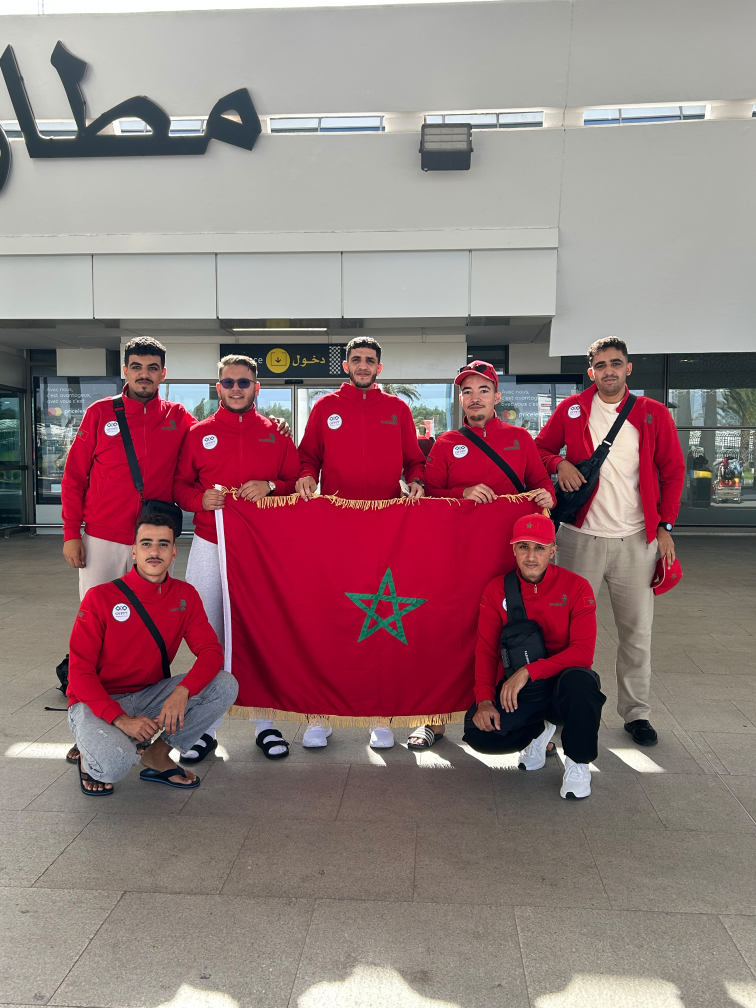
#> input picture src/assets/Worldskills/airport-departure.jpg, 3024 x 4032 px (shown at 1/4 size); its folder holds only this picture in this run
$ python optimize-images.py
#> lines starting #> are read from the running program, lines starting #| are printed output that depends on the picture
"""
Generate responsive WebP versions of the WorldSkills photos.

Originals live in  src/assets/Worldskills/   (drop new photos here)
Output goes to     src/assets/gallery/<slug>-<width>.webp
Metadata goes to   src/data/gallery-manifest.json  (width/height per photo,
                   used to reserve the right aspect ratio and avoid layout shift)

Usage:  npm run images      (or: python scripts/optimize-images.py)
Requires Pillow:  pip install pillow
"""

import json
import re
from pathlib import Path

from PIL import Image, ImageOps

ROOT = Path(__file__).resolve().parent.parent
SOURCE = ROOT / "src" / "assets" / "Worldskills"
OUTPUT = ROOT / "src" / "assets" / "gallery"
MANIFEST = ROOT / "src" / "data" / "gallery-manifest.json"
OG_IMAGE = ROOT / "public" / "og-image.jpg"
OG_SOURCE = "competition-day"

WIDTHS = (640, 1280, 2000)
QUALITY = 80
EXTENSIONS = {".jpg", ".jpeg", ".jfif", ".png", ".webp"}


def slugify(name):
    return re.sub(r"[^a-z0-9]+", "-", name.lower()).strip("-")


def main():
    OUTPUT.mkdir(parents=True, exist_ok=True)
    manifest = {}

    for path in sorted(SOURCE.iterdir()):
        if path.suffix.lower() not in EXTENSIONS:
            continue

        slug = slugify(path.stem)
        image = ImageOps.exif_transpose(Image.open(path)).convert("RGB")
#> image is the input picture: PIL image 3024x4032 RGB; mean R, G, B 147.6, 119.3, 121.4
        width, height = image.size
#> width = 3024; height = 4032
        widths = sorted({min(w, width) for w in WIDTHS})
#> widths = [640, 1280, 2000]

        for target in widths:
            out = OUTPUT / f"{slug}-{target}.webp"
            if out.exists() and out.stat().st_mtime > path.stat().st_mtime:
                continue
            resized = image.resize((target, round(height * target / width)), Image.LANCZOS)
            resized.save(out, "WEBP", quality=QUALITY, method=6)
#> this loop made 3 passes
#> pass 1, in main, `resized = image.resize((target, round(height * target / width)), Image..`:
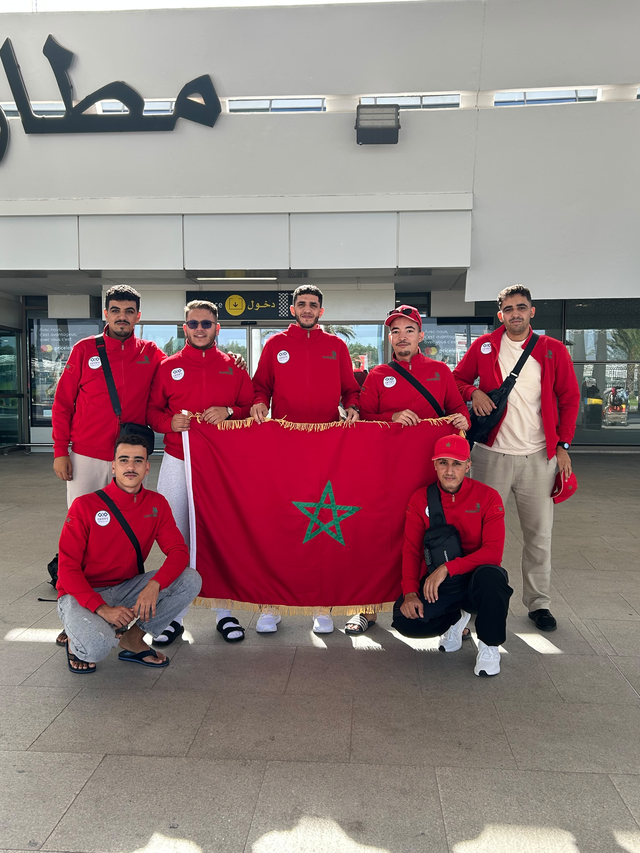
#> resized: PIL image 640x853 RGB; mean R, G, B 147.6, 119.4, 121.4

        manifest[slug] = {"width": width, "height": height, "widths": widths}
        print(f"{slug}: {width}x{height} -> {widths}")
#| airport-departure: 3024x4032 -> [640, 1280, 2000]

        if slug == OG_SOURCE:
            og = ImageOps.fit(image, (1200, 630), Image.LANCZOS, centering=(0.5, 0.4))
            og.save(OG_IMAGE, "JPEG", quality=82, optimize=True, progressive=True)

    MANIFEST.write_text(json.dumps(manifest, indent=2) + "\n", encoding="utf-8")
    print(f"\n{len(manifest)} photos -> {MANIFEST.relative_to(ROOT)}")
#| 1 photos -> src/data/gallery-manifest.json


if __name__ == "__main__":
    main()

$ run again, on src/assets/Worldskills/competition-workstation.jpg
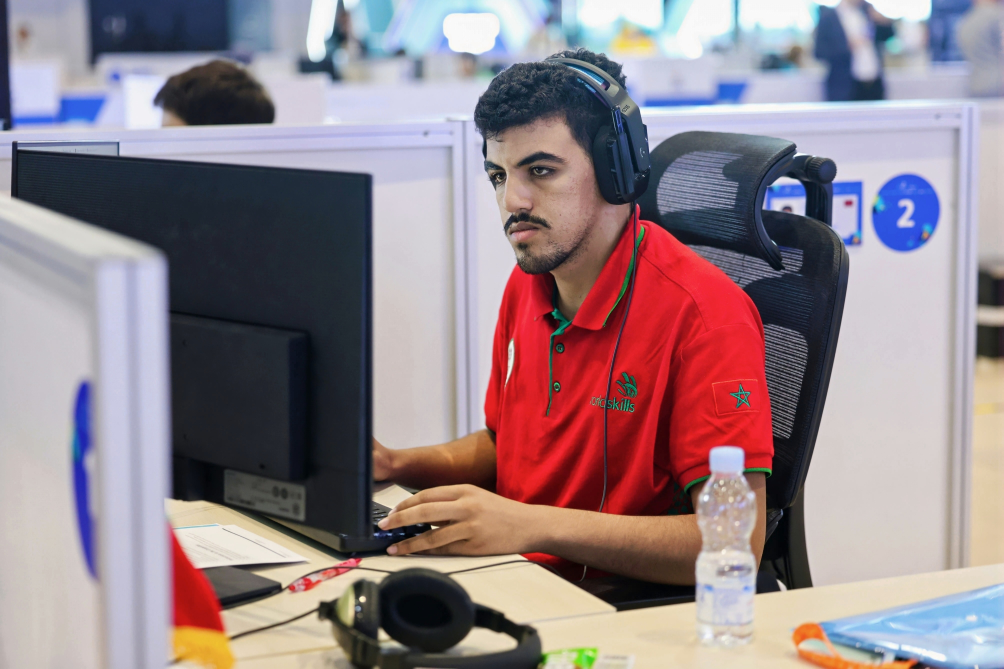
#> input picture src/assets/Worldskills/competition-workstation.jpg, 4014 x 2675 px (shown at 1/4 size)
#> in main, image is the input picture: PIL image 4014x2675 RGB; mean R, G, B 147.9, 131.3, 137.7
#> the loop in main, `for target in widths:` made 3 passes
#> pass 1, in main, `resized = image.resize((target, round(height * target / width)), Image..`:
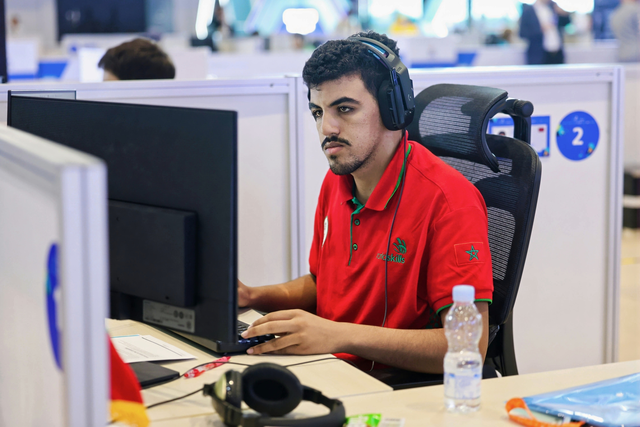
#> resized: PIL image 640x427 RGB; mean R, G, B 147.9, 131.2, 137.7
#| competition-workstation: 4014x2675 -> [640, 1280, 2000]
#| 1 photos -> src/data/gallery-manifest.json

$ run again, on src/assets/Worldskills/competitors-exchange.jpg
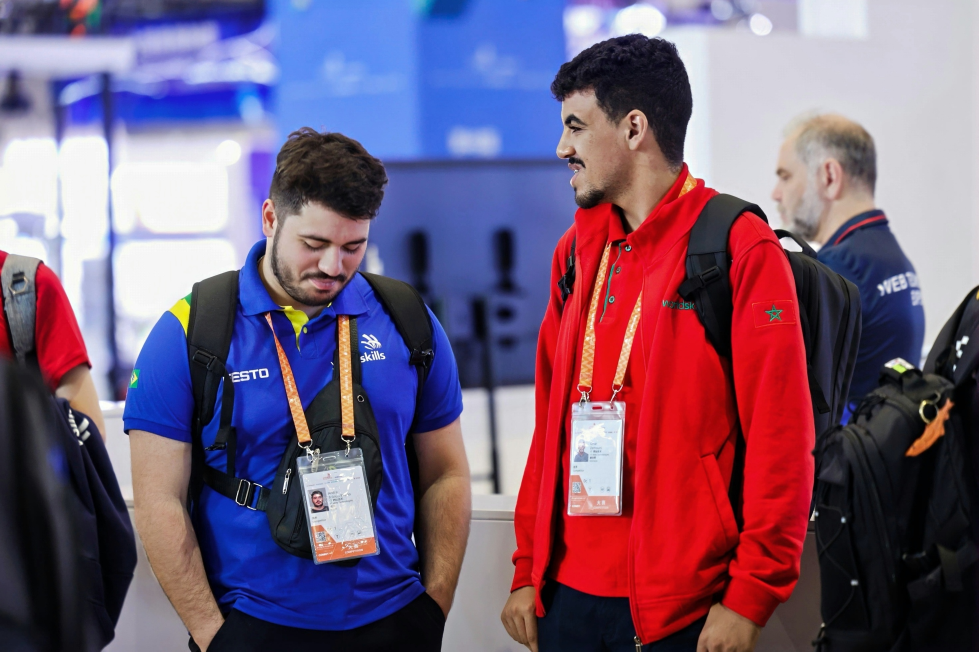
#> input picture src/assets/Worldskills/competitors-exchange.jpg, 2936 x 1955 px (shown at 1/3 size)
#> in main, image is the input picture: PIL image 2936x1955 RGB; mean R, G, B 117.6, 91.6, 118.9
#> the loop in main, `for target in widths:` made 3 passes
#> pass 1, in main, `resized = image.resize((target, round(height * target / width)), Image..`:
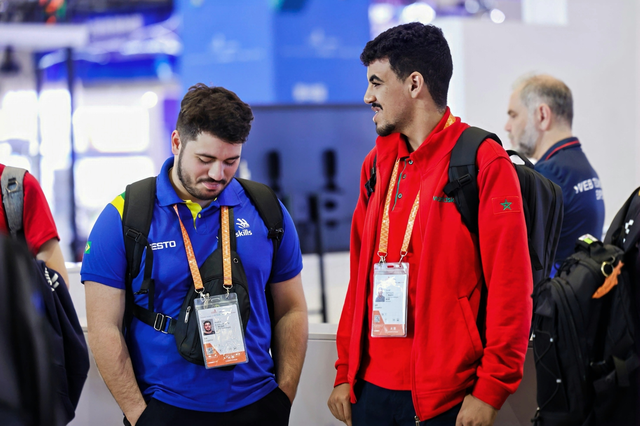
#> resized: PIL image 640x426 RGB; mean R, G, B 117.6, 91.6, 118.9
#| competitors-exchange: 2936x1955 -> [640, 1280, 2000]
#| 1 photos -> src/data/gallery-manifest.json

$ run again, on src/assets/Worldskills/competition-coding.jpg
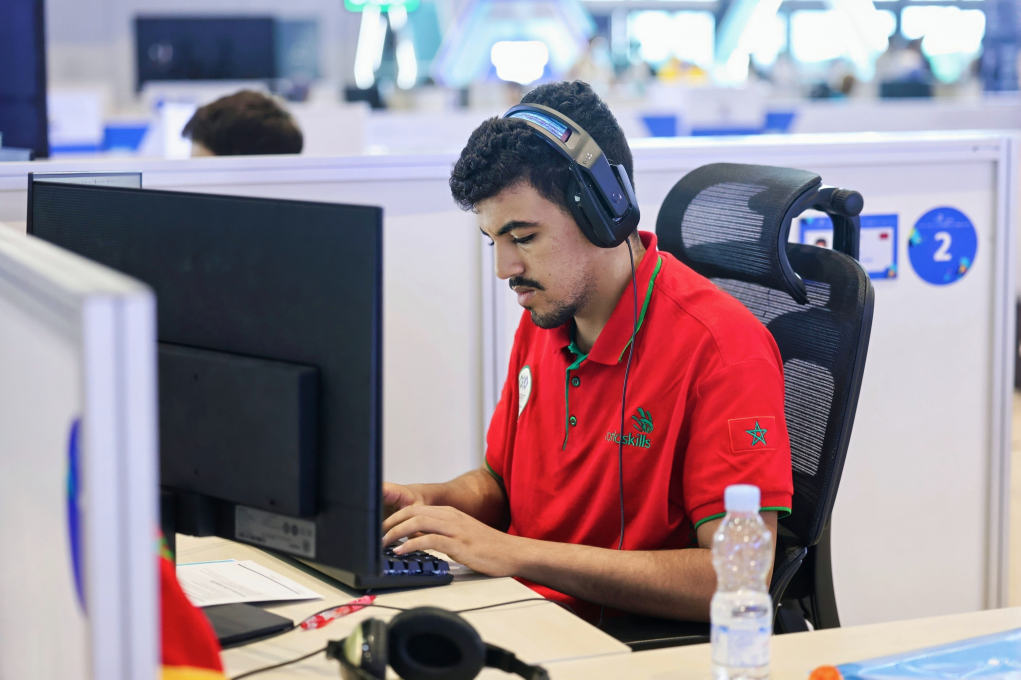
#> input picture src/assets/Worldskills/competition-coding.jpg, 4081 x 2718 px (shown at 1/4 size)
#> in main, image is the input picture: PIL image 4081x2718 RGB; mean R, G, B 150.4, 135.6, 146.4
#> the loop in main, `for target in widths:` made 3 passes
#> pass 1, in main, `resized = image.resize((target, round(height * target / width)), Image..`:
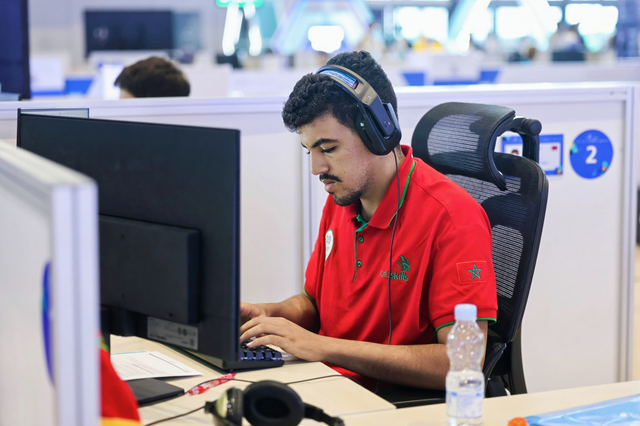
#> resized: PIL image 640x426 RGB; mean R, G, B 150.4, 135.6, 146.4
#| competition-coding: 4081x2718 -> [640, 1280, 2000]
#| 1 photos -> src/data/gallery-manifest.json
